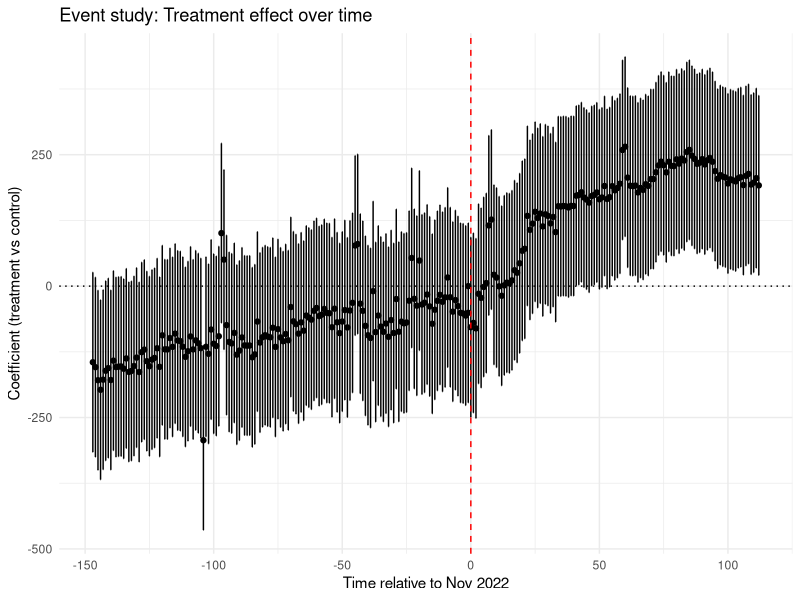
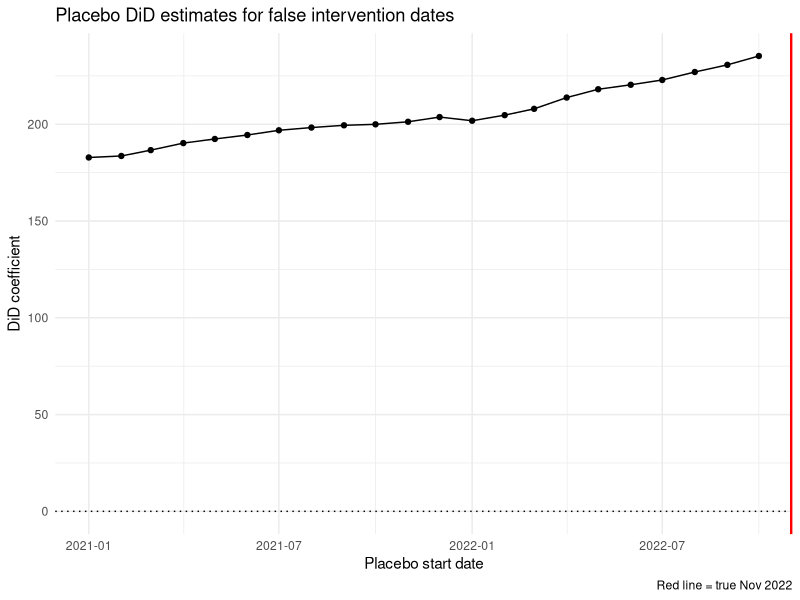
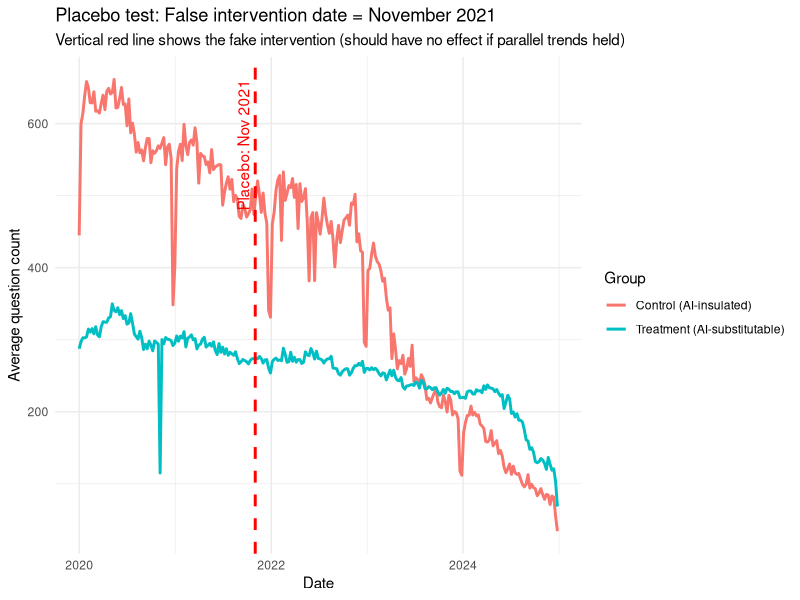

R code for these plots, in order:
# ================================================================
# VALIDATING DiD FOR CHATGPT EFFECT – CORRECTED (base R + ggplot2 only)
# ================================================================

library(ggplot2)

# ---------- 1. Load and prepare data ----------
df <- read.csv("so_panel.csv", stringsAsFactors = FALSE)
df$date <- as.Date(df$date)

# True intervention: November 2022
true_start <- as.Date("2022-11-01")
df$post_true <- ifelse(df$date >= true_start, 1, 0)
df$did_true <- df$is_treatment * df$post_true

# ---------- 2. Standard DiD ----------
did_model <- lm(question_count ~ did_true + factor(tag) + factor(time_index), data = df)
cat("\n========== STANDARD DiD (question_count) ==========\n")
print(summary(did_model)$coefficients["did_true", ])

# ---------- 3. EVENT STUDY (parallel trends visual) ----------
df$time_rel <- df$time_index - min(df$time_index[df$post_true == 1])
df$rel_time_f <- factor(df$time_rel)

# Model with leads/lags (excluding -1 as reference)
event_model <- lm(question_count ~ is_treatment * rel_time_f + factor(tag) + factor(time_index),
                  data = df)

coef_event <- summary(event_model)$coefficients
interact_rows <- grep("is_treatment:rel_time_f", rownames(coef_event))
event_res <- data.frame(
  time = as.numeric(gsub("is_treatment:rel_time_f", "", rownames(coef_event)[interact_rows])),
  est = coef_event[interact_rows, "Estimate"],
  se = coef_event[interact_rows, "Std. Error"]
)
event_res$lower <- event_res$est - 1.96 * event_res$se
event_res$upper <- event_res$est + 1.96 * event_res$se
event_res <- rbind(event_res, data.frame(time = -1, est = 0, se = 0, lower = 0, upper = 0))
event_res <- event_res[order(event_res$time), ]

# Plot event study
p_event <- ggplot(event_res, aes(x = time, y = est)) +
  geom_point() + geom_errorbar(aes(ymin = lower, ymax = upper), width = 0.2) +
  geom_vline(xintercept = 0, linetype = "dashed", color = "red") +
  geom_hline(yintercept = 0, linetype = "dotted") +
  labs(title = "Event study: Treatment effect over time",
       x = "Time relative to Nov 2022", y = "Coefficient (treatment vs control)") +
  theme_minimal()
print(p_event)

# ---------- 4. FORMAL PRE‑TREND TEST (using only pre‑intervention data) ----------
# Keep only dates before true intervention (Nov 2022)
df_pre <- df[df$date < true_start, ]

# Choose a fake intervention date *within* the pre‑period, e.g., November 2021
fake_start <- as.Date("2021-11-01")
df_pre$post_fake <- ifelse(df_pre$date >= fake_start, 1, 0)
df_pre$did_fake <- df_pre$is_treatment * df_pre$post_fake

# Run DiD on pre‑period data only
pre_test <- lm(question_count ~ did_fake + factor(tag) + factor(time_index), data = df_pre)

cat("\n========== FORMAL PRE‑TREND TEST (fake intervention Nov 2021, pre‑period only) ==========\n")
print(summary(pre_test)$coefficients["did_fake", ])

if (summary(pre_test)$coefficients["did_fake", "Pr(>|t|)"] < 0.05) {
  cat("❌ REJECT parallel trends: Significant effect of fake intervention in pre‑period.\n")
} else {
  cat("✓ Cannot reject parallel trends (pre‑period placebo non‑significant).\n")
}

# ---------- 5. MULTIPLE PLACEBO TESTS (full data, false intervention dates) ----------
placebo_dates <- seq(as.Date("2021-01-01"), as.Date("2022-10-01"), by = "month")
placebo_results <- data.frame(date = placebo_dates, estimate = NA, pval = NA)

for (i in seq_along(placebo_dates)) {
  df_temp <- df
  df_temp$post_placebo <- ifelse(df_temp$date >= placebo_dates[i], 1, 0)
  df_temp$did_placebo <- df_temp$is_treatment * df_temp$post_placebo
  m_placebo <- lm(question_count ~ did_placebo + factor(tag) + factor(time_index), data = df_temp)
  coef_pl <- summary(m_placebo)$coefficients["did_placebo", ]
  placebo_results$estimate[i] <- coef_pl["Estimate"]
  placebo_results$pval[i] <- coef_pl["Pr(>|t|)"]
}

p_placebo <- ggplot(placebo_results, aes(x = date, y = estimate)) +
  geom_point() + geom_line() +
  geom_hline(yintercept = 0, linetype = "dotted") +
  geom_vline(xintercept = true_start, color = "red", linewidth = 1) +
  labs(title = "Placebo DiD estimates for false intervention dates",
       x = "Placebo start date", y = "DiD coefficient", caption = "Red line = true Nov 2022") +
  theme_minimal()
print(p_placebo)

# ---------- 6. DiD WITH GROUP‑SPECIFIC LINEAR TRENDS (robustness) ----------
df$time_linear <- df$time_index
did_trend <- lm(question_count ~ did_true + is_treatment * time_linear + factor(tag) + factor(time_index),
                data = df)
cat("\n========== DiD with group‑specific linear trends ==========\n")
print(summary(did_trend)$coefficients["did_true", ])

# ---------- 7. SENSITIVITY: Different outcomes ----------
outcomes <- c("question_count", "answered_rate", "accepted_answer_rate", "avg_score")
sensitivity <- data.frame(outcome = outcomes, did_estimate = NA, did_pval = NA)

for (out in outcomes) {
  form <- as.formula(paste0(out, " ~ did_true + factor(tag) + factor(time_index)"))
  m_sens <- lm(form, data = df)
  coef_sens <- summary(m_sens)$coefficients["did_true", ]
  sensitivity$did_estimate[sensitivity$outcome == out] <- coef_sens["Estimate"]
  sensitivity$did_pval[sensitivity$outcome == out] <- coef_sens["Pr(>|t|)"]
}
cat("\n========== DiD estimates for different outcomes ==========\n")
print(sensitivity)

# ---------- 8. FINAL VERDICT ----------
cat("\n========== VALIDATION SUMMARY ==========\n")

# Check pre‑period placebo test
pre_pval <- summary(pre_test)$coefficients["did_fake", "Pr(>|t|)"]
if (pre_pval < 0.05) {
  cat("❌ PARALLEL TRENDS REJECTED (pre‑period placebo test p =", pre_pval, ").\n")
} else {
  cat("✓ Parallel trends NOT rejected by pre‑period placebo test (p =", pre_pval, ").\n")
}

# Check multiple placebo dates (any significant before true intervention)
sig_placebo <- any(placebo_results$date < true_start & placebo_results$pval < 0.05)
if (sig_placebo) {
  cat("❌ PLACEBO TESTS FAILED: At least one false intervention before Nov 2022 is significant.\n")
} else {
  cat("✓ Placebo tests passed (no significant false interventions).\n")
}

cat("\nFinal recommendation:\n")
if (pre_pval < 0.05 | sig_placebo) {
  cat("⚠️ The parallel trends assumption is violated. The standard DiD coefficient cannot be interpreted as causal.\n")
  cat("   Consider using DiD with group‑specific trends, synthetic control, or other methods.\n")
  cat("   The DiD with group‑specific trends (model 6) provides a robustness check but still assumes linearity.\n")
} else {
  cat("✅ Parallel trends assumption holds. The standard DiD coefficient can be interpreted as the causal effect of ChatGPT on the outcome.\n")
}





library(ggplot2)

# ---------- Prepare data ----------
# Ensure date is Date type
df$date <- as.Date(df$date)

# Define placebo intervention: November 2021
placebo_start <- as.Date("2021-11-01")
df$post_placebo <- ifelse(df$date >= placebo_start, 1, 0)
df$did_placebo <- df$is_treatment * df$post_placebo

# ---------- Run placebo DiD regression ----------
placebo_model <- lm(question_count ~ did_placebo + factor(tag) + factor(time_index), data = df)

cat("\n========== PLACEBO TEST (November 2021 as false intervention) ==========\n")
print(summary(placebo_model)$coefficients["did_placebo", ])

# ---------- Graph: average question_count over time ----------
# Aggregate data by date and treatment group
agg_data <- aggregate(question_count ~ date + is_treatment, data = df, FUN = mean)
agg_data$group <- ifelse(agg_data$is_treatment == 1, "Treatment (AI-substitutable)", "Control (AI-insulated)")

# Plot with vertical line at placebo date (Nov 2021)
p <- ggplot(agg_data, aes(x = date, y = question_count, color = group)) +
  geom_line(linewidth = 1) +
  geom_vline(xintercept = placebo_start, linetype = "dashed", color = "red", linewidth = 1) +
  labs(title = "Placebo test: False intervention date = November 2021",
       subtitle = "Vertical red line shows the fake intervention (should have no effect if parallel trends held)",
       x = "Date", y = "Average question count",
       color = "Group") +
  theme_minimal() +
  annotate("text", x = placebo_start, y = max(agg_data$question_count), 
           label = "Placebo: Nov 2021", angle = 90, vjust = -0.5, hjust = 1, color = "red")

print(p)
